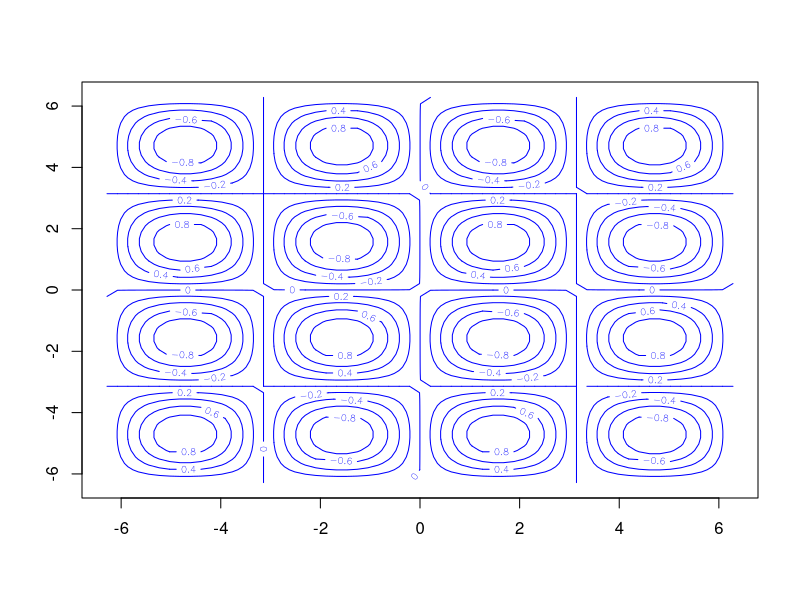
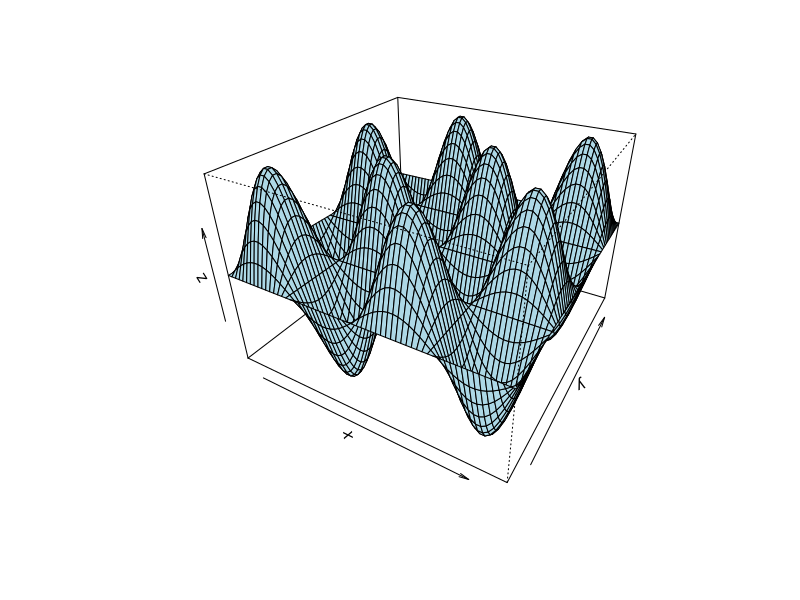

Source code (R) for these figures, in order:
x<-y<-seq(-2*pi, 2*pi, pi/15)
f<-function(x,y) sin(x)*sin(y)
z<-outer(x,y, f)
contour(x,y,z,col="blue")
persp(x,y,z,theta=30, phi=30, expand=0.7,col="lightblue")